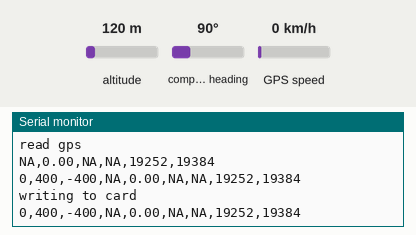
Simulated run of this sketch. Board: Arduino Uno, built with avr-gcc and run on an emulated ATmega328P. On the bench: the last lines printed to the serial monitor. Wiring (inferred from the names in the program): HMC5883L compass at I2C address 0x1E. The inputs (shaded band) are chosen by the test bench; at power-on: compass heading 90°, GPS speed 0 km/h, altitude 120 m. Storage starts empty; the GPS gets a fix after 3 s at 37.7749, -122.4194 with 8 satellites.

Above: at 1.2 s.
1.3 s: compass heading set to 269°
At 2.03 s:
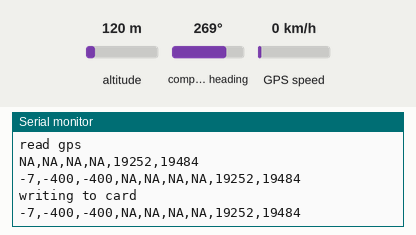
3.1 s: GPS speed set to 2 km/h
At 4.96 s:
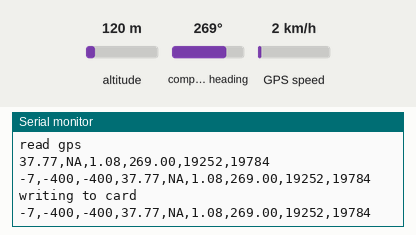
Timing chart, 0 to 6.5 s (numbered marks = the images above; inputs shaded):
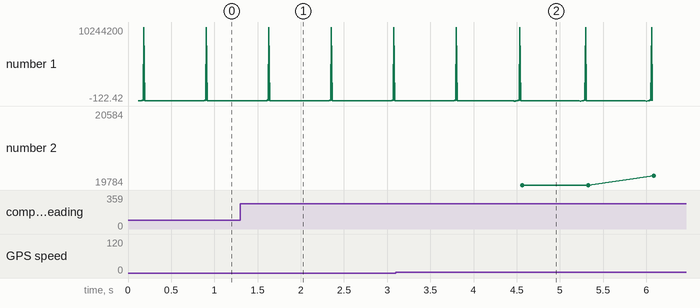

Measured:
- the behaviour switches between 0 and 1 km/h on GPS speed (found by bisection; images 1 and 2)
- after the input at 1.3 s, the serial monitor: prints a new line after 0.25 s (image 1)
- after the input at 3.1 s, the serial monitor: prints a new line after 1.4 s (image 2)
- plotted number 1: 19584 → 20584 after the input at 3.1 s

The sketch:

_20160705_SSANZ_Proto.ino
```cpp
// Pin setup:
  //SD:
    //CS = 10
    //DI = 11
    //D0 = 12
    //CLK = 13
  //I2C bus:
    // SCL = A5
    // SDA = A4
  //GPS Serial:
    // Rx = 2
    // Tx = 3
#include <TinyGPS++.h>
#include <SoftwareSerial.h>
#include <SPI.h>
#include <SD.h>
#include <Wire.h>

//compass setup
#define addr_Comp 0x1E //I2C Address for compass (HMC5883)

//gps setup
static const int RxPin_GPS = 2, TxPin_GPS = 3;
static const uint32_t baud_GPS = 9600;
TinyGPSPlus GPS;
SoftwareSerial port_GPS(RxPin_GPS,TxPin_GPS);

//sd setup
static const int chipSelect = 10;

void setup(){

  Serial.begin(9600);
  Wire.begin();
  // Set up I2C components
  Wire.beginTransmission(addr_Comp); //start talking
  Wire.write(0x02); // Set the Register
  Wire.write(0x00); // Tell the HMC5883 to Continuously Measure
  Wire.endTransmission();

  // Set up soft serial components
  port_GPS.begin(baud_GPS);

  // Set up SD reader
  Serial.print("Initializing SD card...");
  // see if the card is present and can be initialized:
  if (!SD.begin(chipSelect))
  {
    Serial.println("Card failed, or not present");
    // don't do anything more:
    return;
  } else {
  Serial.println("card initialized."); }
}

void loop(){

  Serial.println("entered loop");
  int x_Comp,y_Comp,z_Comp; //triple axis data
  String output_Comp,output_GPS,output_csv;

  //Tell the HMC what regist to begin writing data into
  Wire.beginTransmission(addr_Comp);
  Wire.write(0x03); //start with register 3.
  Wire.endTransmission();
  Serial.println("spoke to compass");


 //Read compass data.. 2 bytes for each axis.. 6 total bytes
 //Should divide by gain to get teslas
  Wire.requestFrom(addr_Comp, 6);
  if(6<=Wire.available()){
    x_Comp = Wire.read()<<8; //MSB  x
    x_Comp |= Wire.read(); //LSB  x
    z_Comp = Wire.read()<<8; //MSB  z
    z_Comp |= Wire.read(); //LSB z
    y_Comp = Wire.read()<<8; //MSB y
    y_Comp |= Wire.read(); //LSB y
  }
  Serial.println("heard back from compass");
  output_Comp = String(x_Comp) + "," +
                String(y_Comp) + "," +
                String(z_Comp);
  Serial.println(output_Comp);
  output_GPS = read_GPS(); //lat, lon, course, speed, date, timeUTC
  Serial.println("read gps");
  Serial.println(output_GPS);
  output_csv = String(output_Comp + "," +
               output_GPS);

  Serial.println(output_csv);
  Serial.println("writing to card");
  File dataFile = SD.open("dat.txt", FILE_WRITE); //short filename needs < 8.3 format

  if (dataFile) {
    dataFile.println(output_csv);
    dataFile.close();
    Serial.println(output_csv);
  }
  delay(500);
}

String read_GPS ()
{
  float lat_GPS,lng_GPS,course_GPS,speed_GPS;
  int date_GPS,time_GPS;
  int startmilli = millis();

  while( (port_GPS.available() > 0) )//&& (millis()-startmilli < 80) )
  {
  if(GPS.encode(port_GPS.read())==1)
  break;
  }
    if(GPS.time.isUpdated())
    {
      if(GPS.location.isValid())
      {
        lat_GPS = GPS.location.lat();
        lng_GPS = GPS.location.lng();
      }
      if(GPS.speed.isValid())
      {
        speed_GPS = GPS.speed.knots();
      }
      if(GPS.course.isValid())
      {
        course_GPS = GPS.course.deg();
      }
      if(GPS.time.isValid())
      {
        date_GPS = GPS.date.value();
        time_GPS = GPS.time.value();
      }
    }

    String outString;

    Serial.println(GPS.location.lat());
    Serial.println(lat_GPS);
    Serial.println(GPS.location.lng());
    Serial.println(lng_GPS);
        Serial.println(GPS.speed.knots());
        Serial.println(speed_GPS);
            Serial.println(GPS.course.deg());
            Serial.println(course_GPS);
                Serial.println(GPS.date.value());
                Serial.println(date_GPS);
                    Serial.println(GPS.time.value());
                    Serial.println(time_GPS);

    if (lat_GPS > 0)
    {
      outString += lat_GPS;
    } else { outString += "NA"; }
    outString += ",";
    if (lng_GPS > 0)
    {
      outString += lng_GPS;
    } else { outString += "NA"; }
    outString += ",";
    if (speed_GPS > 0)
    {
      outString += speed_GPS;
    } else { outString += "NA"; }
    outString += ",";
    if (course_GPS > 0)
    {
      outString += course_GPS;
    } else { outString += "NA"; }
    outString += ",";
    if (date_GPS > 0)
    {
      outString += date_GPS;
    } else { outString += "NA"; }
    outString += ",";
    if (time_GPS > 0)
    {
      outString += time_GPS;
    } else { outString += "NA"; }
    return(outString);
  }
```
